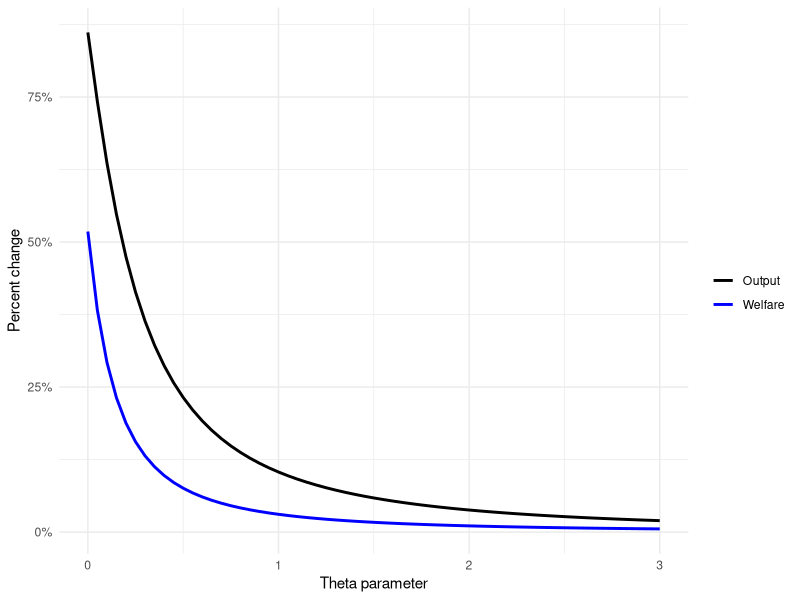

Write R code to recreate this figure.
library(tidyverse)

# follows the model and policy experiments of Hsieh and Moretti (2019, AEJ: Macro).
# see tables 4 and 5 of the paper

params <- 
  c(0.65, # alpha
    0.25, # eta 
    0.4, # beta
    0.05, # rate R
    1-0.65-0.25, # land exponent
    0.52 # tax parameter
  )

brain_hubs <- 
  c(
    5600,
    7400,
    7360
  )

rust_belts <- 
  c(
    2640, 
    7610, 
    5280, 
    4800, 
    9320, 
    1320, 
    4040, 
    6960, 
    6840, 
    3680, 
    3200, 
    1280, 
    4320, 
    8680, 
    2360, 
    960, 
    2000, 
    8400, 
    870, 
    80, 
    7040, 
    8160, 
    3720, 
    8320, 
    3000, 
    9140, 
    3920, 
    1680, 
    2040, 
    2160, 
    6280, 
    280, 
    3740, 
    7800, 
    1280, 
    3620, 
    6880, 
    2760, 
    8160
  )


south_msas <- 
  c(
    40,
    120,
    220,
    320,
    450,
    50,
    520,
    600,
    640,
    720,
    760,
    840,
    920,
    1000,
    1240,
    1440,
    1520,
    1540,
    1560,
    1760,
    1800,
    1880,
    1920,
    1950, 
    2020,
    2320,
    2560,
    2580,
    2680,
    2700,
    2750,
    2880,
    2900,
    2920,
    3120,
    3160, 
    3180, 
    3290, 
    3360, 
    3440, 
    3560, 
    3600, 
    3660, 
    3810, 
    3840, 
    3880, 
    3960, 
    3980, 
    4280, 
    4400,
    4420,
    4600,
    4640,
    4680,
    4880,
    4900,
    4920,
    5160,
    5200,
    5240,
    5360, 
    5560, 
    5720, 
    5790, 
    5800, 
    5880, 
    5960, 
    6080, 
    6640, 
    6760, 
    6800, 
    7240, 
    7510, 
    7520, 
    7680,
    8240,
    8280,
    8560,
    8600,
    8640,
    8800,
    8840,
    8960,
    9080,
    9160,
    9200
  )

oth_large_msas <- 
  c(
    1123, 
    1600, 
    1640, 
    1840, 
    2080, 
    3480, 
    3760, 
    4120, 
    4480, 
    5080, 
    5120, 
    6160, 
    6200, 
    6440, 
    6780, 
    6920, 
    7160, 
    7320, 
    7600
  )

westcoast_hubs <- 
  c(1600,
    1920,
    3360,
    4480,
    5600,
    7360,
    7400
  )

msa_list <- 
  read_csv("data/raw/hm_replication_files/hsieh_moretti_msa_labels.csv") %>%
  select( msa ) %>% 
  unlist() %>%
  as.numeric()

base_data <- 
  haven::read_dta("data/raw/hm_replication_files/data3.dta")

hm_elasticity_experiment <- 
  function(
    theta, dataf, parameters, treatmsas, experiment = "brains"
  ){
    
    if( !(experiment %in% c("brains", "others")) ){
      stop(" please select 'brains' or 'others' for 'experiment.' ")
    }
    
    alpha_param <- parameters[1]
    eta_param <- parameters[2]
    beta_param <- parameters[3]
    rate <- parameters[4]
    land_param <- parameters[5]
    tax_param <- parameters[6]
    theta_param <- theta
    
    treated_msa_names <- 
      read_csv("data/raw/hm_replication_files/hsieh_moretti_msa_labels.csv") %>%
      filter( msa %in% treatmsas ) %>%
      select( msa_name ) %>% 
      paste( collapse = ", ")
    
    hsieh_moretti_data <- 
      dataf %>%
      select( msa, 
              state, 
              division, 
              WRLURI, 
              unaval, 
              inverse, 
              populat_saiz, 
              emp1964, 
              emp2009, 
              wage1964, 
              wage2009, 
              logwage64, 
              logwage09, 
              logwage_condit64, 
              logwage_condit09, 
              HP64, 
              HP09 ) |> 
      group_by(state) |> 
      mutate( 
        st_avg_wr = mean(WRLURI, na.rm = T),
        st_avg_unaval = mean(unaval, na.rm = T),
        st_avg_pop = mean(populat_saiz, na.rm = T)
      ) |> 
      ungroup() |> 
      mutate( 
        treat = ifelse( msa %in% treatmsas, 1, 0),
        wage_condit_1964 = exp(logwage_condit64),
        wage_condit_2009  = (exp(logwage_condit09)/weighted.mean(exp(logwage_condit09), w = emp2009))*weighted.mean(wage_condit_1964, w = emp1964),
        logwage64 = log(wage_condit_1964),
        logwage09 = log(wage_condit_2009),
        WRLURI = ifelse( is.na(WRLURI) == T, st_avg_wr,WRLURI ),
        unaval = ifelse( is.na(unaval) == T, st_avg_unaval,unaval),
        populat_saiz = ifelse( is.na(populat_saiz) == T, st_avg_pop, populat_saiz ),
        adj_tfp_64 = ( (alpha_param^(1-eta_param))*(eta_param^eta_param) / (rate^eta_param) )*emp1964*wage_condit_1964^( (1-eta_param)/land_param),
        adj_tfp_09 = ( (alpha_param^(1-eta_param))*(eta_param^eta_param) / (rate^eta_param) )*emp2009*wage_condit_2009^( (1-eta_param)/land_param),
        tfp_term_64 =  ( (emp1964^land_param)*(wage_condit_1964^(1-eta_param)) ),
        tfp_term_09 =  ( (emp2009^land_param)*(wage_condit_2009^(1-eta_param)) ),
        amenity_pm_64 = mean(wage_condit_2009)*(1 + (.33 * ( (HP64 - mean(HP64))/mean(HP64) )) - (.51 * ( (wage_condit_1964 - mean(wage_condit_1964))/mean(wage_condit_1964) )) ), 
        amenity_pm_09 = mean(wage_condit_2009)*(1 + (.33 * ( (HP09 - mean(HP09))/mean(HP09) )) - (.51 * ( (wage_condit_2009 - mean(wage_condit_2009))/mean(wage_condit_2009) )) ), 
        log_amenity_pm_09 = log(amenity_pm_09),
        amenity_im_64 = mean(wage_condit_2009)*(1 + (.33 * ( (HP64 - mean(HP64))/mean(HP64) )) - (.51 * ( (wage_condit_1964 - mean(wage_condit_1964))/mean(wage_condit_1964) )) + ( theta_param*((emp1964-mean(emp1964))/mean(emp2009)) ) ),
        amenity_im_09 = mean(wage_condit_2009)*(1 + (.33 * ( (HP09 - mean(HP09))/mean(HP09) )) - (.51 * ( (wage_condit_2009 - mean(wage_condit_2009))/mean(wage_condit_2009) )) + ( theta_param*((emp2009-mean(emp2009))/mean(emp1964)) ) ),
        emp_share_64 = (emp1964 / sum(emp1964)),
        emp_share_09 = (emp2009 / sum(emp2009)),
        Pbar64 = sum(emp_share_64*wage_condit_1964),
        Pbar09 = sum(emp_share_09*wage_condit_2009),
        tfp_exponent = ( beta_param*inverse + theta_param)     / ( beta_param*inverse + 1-alpha_param -eta_param - beta_param*inverse*eta_param +theta_param - eta_param*theta_param),
        amenity_exponent = land_param / ( beta_param*inverse + 1-alpha_param -eta_param - beta_param*inverse*eta_param +theta_param - eta_param*theta_param),
        invelasticity_intercept = mean(inverse) - mean(-5.260*unaval + .475*(log(populat_saiz)*unaval) + .280*WRLURI),
        mean_WRI = median(WRLURI),
        brain_WRI = mean(WRLURI[msa %in% c( 5600, 7400, 7360 )]),
        new_inver = 
          case_when(
            treat == 1 & experiment == "brains" ~ invelasticity_intercept -5.260*unaval + .475*(log(populat_saiz)*unaval) + .280*((mean_WRI)),
            treat == 1 & experiment == "others" ~ invelasticity_intercept -5.260*unaval + .475*(log(populat_saiz)*unaval) + .280*((brain_WRI)),
            treat == 0 ~ inverse
          ),
        tfp_exponent_policy = ( beta_param*new_inver + theta_param) / ( beta_param*new_inver + 1-alpha_param -eta_param - beta_param*new_inver*eta_param +theta_param - eta_param*theta_param),
        amenity_exponent_policy = ( 1-alpha_param -eta_param)  / ( beta_param*new_inver + 1-alpha_param -eta_param - beta_param*new_inver*eta_param +theta_param - eta_param*theta_param),
        expon_diff_tfp = (tfp_exponent_policy - tfp_exponent),
        expon_diff_amenity = (amenity_exponent_policy - amenity_exponent), 
        log_wage_policy = logwage09 + expon_diff_tfp*log(tfp_term_09) - expon_diff_amenity*log_amenity_pm_09,
        wage_policy = exp(log_wage_policy),
        outout_arg_09_actual = adj_tfp_09*( (Pbar09/wage_condit_2009)^((1-eta_param)/land_param)  ),
        agg_output_arg_09_actual = sum(outout_arg_09_actual),
        output_09_actual = (eta_param/rate)^(eta_param/(1-eta_param))*(agg_output_arg_09_actual^(land_param/(1-eta_param))  )/1000000,
        emp2009_policy =  ( ( ( alpha_param^(1-eta_param)*(eta_param^eta_param)/(rate^eta_param) )/(wage_policy^(1-eta_param)) )^(1/land_param) )*adj_tfp_09,
        new_emp2009_policy = (1 - sum(emp2009_policy - emp2009)/sum(emp2009_policy) )*emp2009_policy  ,
        emp_share_09_policy = (new_emp2009_policy / sum(new_emp2009_policy) ),
        diff_empc = emp_share_09_policy - (emp1964/sum(emp1964)),
        Pbar64c = sum(emp_share_09_policy*wage_policy),
        output_arg_09_policy = adj_tfp_09*( (Pbar64c/wage_policy)^((1-eta_param)/land_param)  ),
        agg_output_arg_09_policy = sum(output_arg_09_policy),
        output_09_policy = (eta_param/rate)^(eta_param/(1-eta_param))*(  agg_output_arg_09_policy^(land_param/(1-eta_param))  )/1000000,
        output_arg_64_actual = adj_tfp_64 * ( (Pbar64/wage_condit_1964)^((1-eta_param)/land_param)  ),
        agg_output_arg_64_actual = sum(output_arg_64_actual),
        output_64_actual = (eta_param/rate)^(eta_param/(1-eta_param))*(agg_output_arg_64_actual^(land_param/(1-eta_param))  )/1000000,
        diff09 = 
          ( (output_09_policy - output_64_actual) / 
              (output_09_actual - output_64_actual) ) - 1,
        diff09_welf_adj=
          (( (output_09_policy/(Pbar64c/1e6) ) - (output_64_actual/(Pbar64/1e6) ) ) /  # hsieh renormalizes pbar by 1e6
             ( (output_09_actual/(Pbar09/1e6) ) - (output_64_actual/(Pbar64/1e6) ) )) -1
      )
    
    out_sum_tbl <- 
      hsieh_moretti_data %>%
      summarise(
        policy_effect = mean(diff09),
        welfare_effect  = mean(diff09_welf_adj),
        theta = theta_param
      )
    
    return(out_sum_tbl)
    
  }

theta_plot =
  map(
    seq(0,3,0.05),
    hm_elasticity_experiment,
    dataf = base_data,
    parameters = params,
    treatmsas = brain_hubs
  ) |> 
  bind_rows()

theta_plot |> 
  ggplot( aes( x = theta) ) +
  geom_line( aes( y = policy_effect, color = 'Output'), linewidth = 1 ) +
  geom_line( aes( y = welfare_effect, color = 'Welfare'), linewidth = 1) +
  scale_y_continuous( labels = scales::percent_format()) +
  scale_color_manual( values = c('Output' = 'black', 'Welfare' = 'blue') ) +
  labs( x = "Theta parameter", y = "Percent change", color = "" ) +
  theme_minimal()
